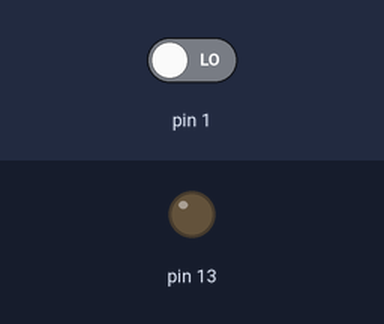
The sketch below on a simulated Arduino Uno, built with avr-gcc and run on an emulated ATmega328P. Parts: output pins drawn as LEDs (lit = HIGH). Dashed ring = blinking. The inputs (shaded band) are chosen by the test bench; at power-on: pin 1 LOW.

Above: at 1.2 s.
1.3 s: pin 1 driven HIGH
At 1.7 s:
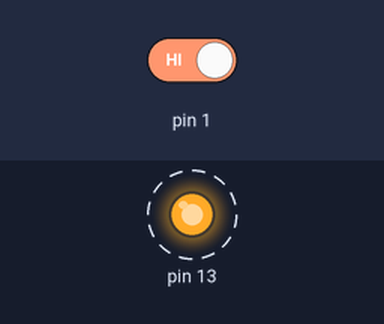
4.3 s: pin 1 driven LOW
At 4.9 s:
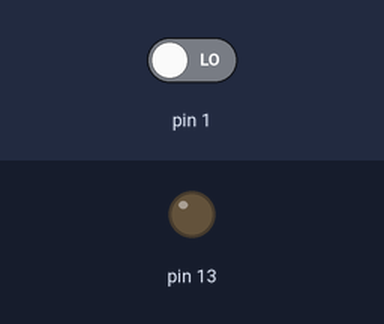
Timing chart, 0 to 7.3 s (numbered marks = the images above; inputs shaded):
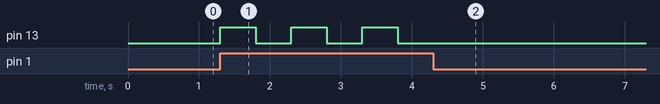

Measured:
- after the input at 1.3 s, pin 13: alternates HIGH for 0.50 s and LOW for 0.50 s, starting at once
- after the input at 4.3 s, pin 13: stops changing and stays LOW

The sketch:

butonLed2_2.ino
```cpp
int durum = 0;  //global
void setup() {
  // put your setup code here, to run once:
  pinMode(1, INPUT);
  pinMode(13, OUTPUT);
}

void loop() {
  // put your main code here, to run repeatedly:
  int btnDegeri = digitalRead(1);

  if (btnDegeri == 1) {
    durum++;
    int kalan = durum % 2;
    if (kalan == 1)
      digitalWrite(13, 1);
    else
      digitalWrite(13, 0);
    delay(500);
  }
}
```
